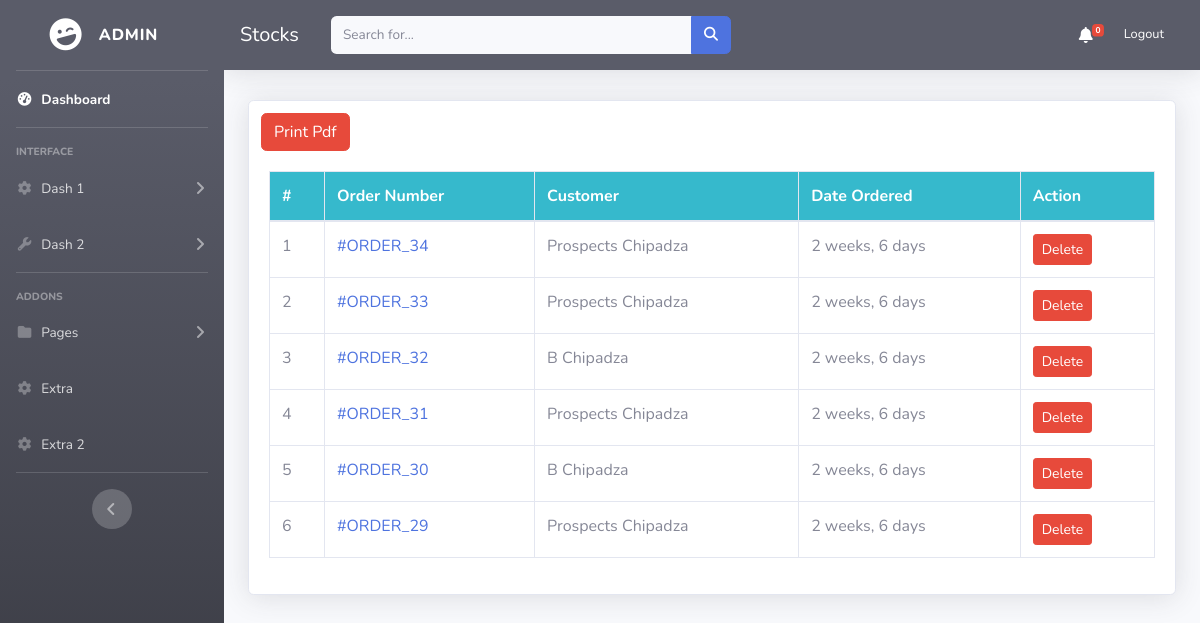
/admin_dash/ (signed in), run on an earlier commit of the app's database.
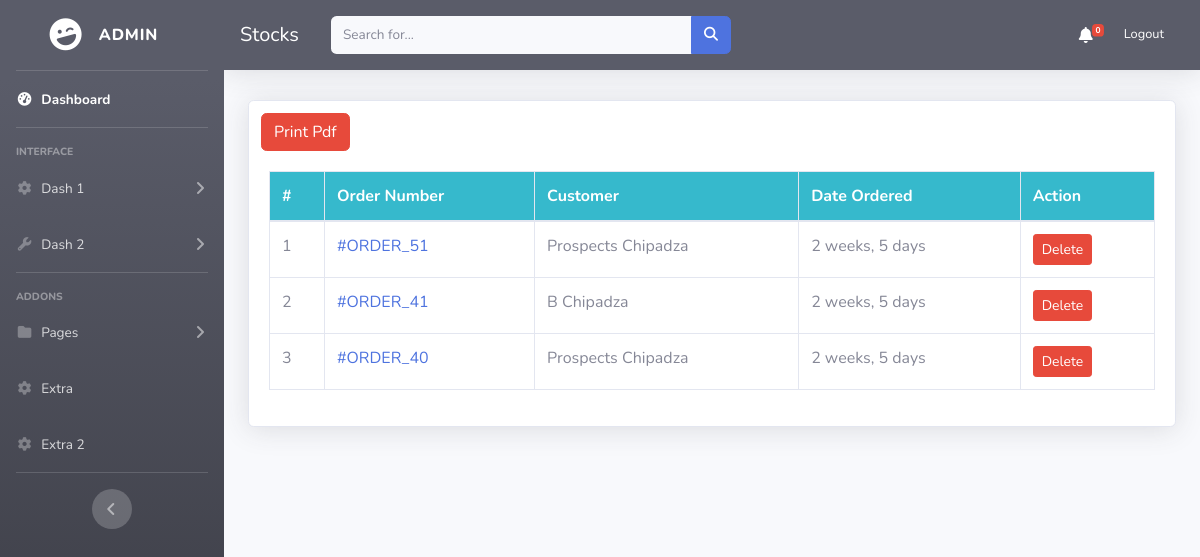
And on a later commit of the database.
### dashboard/models.py (models this page shows, shortened)
class Order(models.Model):
    user = models.ForeignKey(Customer, on_delete=models.CASCADE, null=True, blank=True)
    first_name =models.CharField(max_length=255,null=True,blank=True)
    last_name = models.CharField(max_length=255,blank=True, null=True)
    email = models.EmailField(max_length=255,null=True, blank=True)
    phone = models.CharField(max_length=255,blank=True, null=True)
    address = models.CharField(max_length=255,null=True,blank=True)
    paid_amount = models.DecimalField(null=True,blank=True,max_digits=50,decimal_places=2)
    created_at = models.DateTimeField(auto_now_add=True, null=True,blank=True)
    vendors = models.ManyToManyField(Vendor, related_name="orders", null=True, blank=True)
    payment_method = models.CharField(
        max_length=200, choices=METHOD, default="Cash On Delivery")
    order_status = models.CharField(max_length=50, choices=ORDER_STATUS, null=True,blank=True, default='Order Received')
    class Meta:
        ordering = ['-created_at']

### dashboard/views.py (the view)
# urls.py: path("admin_dash/", AdminOrders.as_view(), name="admin_dash"),
class AdminOrders(TemplateView):
    template_name= 'skeleton/admin_dash.html'
    def get_context_data(self, **kwargs):
        context = super().get_context_data(**kwargs)
        vendor = self.request.user.vendor
        context["orders"] = vendor.orders.all()
        return context

### dashboard/context_processors.py (called while the page is built)
def notifications(request):
    allnotifications = BroadcastNotification.objects.all()
    return {'notifications': allnotifications}

def cart(request):
    return {'cart': Cart(request)}

### templates/skeleton/admin_dash.html (shortened to what this page needs)
{% extends 'body/base.html' %}
{% block content %}
<div class="container-fluid">
    <div class="card shadow mb-4" style='margin-top:30px;'>
        <div class='col-md-2'>
            <a class='btn btn-danger' href='{% url 'pdf_file' %}'>Print Pdf</a>
        </div>
        <div class="card-body">
            <div class="table-responsive">
                <table class="table table-bordered" id="dataTable" width="100%" cellspacing="0">
                    <thead class='bg-info'>
                        <tr class="text-white">
                            <th scope="col">#</th>
                            <th scope="col">Order Number</th>
                            <th scope="col">Customer</th>
                            <th scope="col">Date Ordered</th>
                            <th scope="col">Action</th>
                        </tr>
                    </thead>
                    <tbody>
            {% if orders %}
            {% for order in orders %}
                    <tr>
                        <td>{{forloop.counter}}</td>
                        <td><a href="{% url 's_order_detail' order.id %}">#ORDER_{{order.id}}</a></td>
                        <td>{{order.first_name }} {{order.last_name}}</td>
                        <td>{{order.created_at|timesince }}</td>
                        <td>
                            <a class="btn btn-danger btn-sm" href="{% url 'delete-order' order.id %}">Delete</a>
                        </td>
                    </tr>
            {% endfor %}
            {% endif %}
                    </tbody>
                </table>
            </div>
        </div>
    </div>
</div>
{% endblock  %}

### templates/body/base.html (shortened to what this page needs)
{% load static %}
<!DOCTYPE html>
<html lang="en">
  <head>
    <link rel="stylesheet" href="{% static '/sb-admin-2.min.css' %}">
    <link rel="stylesheet" href="{% static '/style.css' %}">
  </head>
  <body id='top'>
    <div id='wrapper'>
      {% if user.vendor %}
      {% include 'body/navbar.html' %}
      {% endif %}
      <div id='content-wrapper' class='d-flex flex-column'>
        <div id='content'>
          {% include 'body/header.html' %}
          {% block content %}{% endblock content %}
        </div>
      </div>
    </div>
  </body>
</html>

### templates/body/navbar.html (shortened to what this page needs)
<ul class="navbar-nav bg-gradient-dark sidebar sidebar-dark accordion" id="accordionSidebar">
    <a class="sidebar-brand d-flex align-items-center justify-content-center" href="{% url 'index' %}">
        <div class="sidebar-brand-icon rotate-n-15">
            <i class="fas fa-laugh-wink"></i>
        </div>
        <div class="sidebar-brand-text mx-3">Admin</div>
    </a>
    <hr class="sidebar-divider my-0">
    <li class="nav-item active">
        <a class="nav-link" href="#">
            <i class="fas fa-fw fa-tachometer-alt"></i>
            <span>Dashboard</span></a>
    </li>
    <hr class="sidebar-divider">
    <div class="sidebar-heading">
        Interface
    </div>
    <li class="nav-item">
        <a class="nav-link collapsed" href="#" data-toggle="collapse" data-target="#collapseTwo"
            aria-expanded="true" aria-controls="collapseTwo">
            <i class="fas fa-fw fa-cog"></i>
            <span>Dash 1</span>
        </a>
    </li>
    <li class="nav-item">
        <a class="nav-link collapsed" href="#" data-toggle="collapse" data-target="#collapseUtilities"
            aria-expanded="true" aria-controls="collapseUtilities">
            <i class="fas fa-fw fa-wrench"></i>
            <span>Dash 2</span>
        </a>
    </li>
    <hr class="sidebar-divider">
    <div class="sidebar-heading">
        Addons
    </div>
    <li class="nav-item">
        <a class="nav-link collapsed" href="#" data-toggle="collapse" data-target="#collapsePages"
            aria-expanded="true" aria-controls="collapsePages">
            <i class="fas fa-fw fa-folder"></i>
            <span>Pages</span>
        </a>
    </li>
    <li class="nav-item">
        <a class="nav-link" href="#">
            <i class="fas fa-fw fa-cog"></i>
            <span>Extra</span></a>
    </li>
    <li class="nav-item">
        <a class="nav-link" href="#">
            <i class="fas fa-fw fa-cog"></i>
            <span>Extra 2</span></a>
    </li>
    <hr class="sidebar-divider d-none d-md-block">
    <div class="text-center d-none d-md-inline">
        <button class="rounded-circle border-0" id="sidebarToggle"></button>
    </div>
</ul>

### templates/body/header.html (shortened to what this page needs)
{% load crispy_forms_tags %}
<header class='topbar' data-navbarbg='skin5'>
<nav class="navbar navbar-expand navbar-dark bg-dark topbar mb-4 static-top shadow">
    {% if user.is_authenticated %}
    <a class="navbar-brand text-white" href="{% url 'index' %}">Stocks</a>
    {% else %}
    <a class="navbar-brand text-white" href="{% url 'login' %}">Stocks</a>
    {% endif %}
    <form
        class="d-none d-sm-inline-block form-inline mr-auto ml-md-3 my-2 my-md-0 mw-100 navbar-search">
        <div class="input-group">
            <input type="text" class="form-control bg-light border-0 small" placeholder="Search for..."
                aria-label="Search" aria-describedby="basic-addon2">
            <div class="input-group-append">
                <button class="btn btn-primary" type="button">
                    <i class="fas fa-search fa-sm"></i>
                </button>
            </div>
        </div>
    </form>
    <ul class="navbar-nav ml-auto">
        <li class="nav-item dropdown no-arrow mx-1">
            <a class="nav-link dropdown-toggle text-white" href="#" id="alertsDropdown" role="button"
                data-toggle="dropdown" aria-haspopup="true" aria-expanded="false" id='navbarDropdown'>
                <i class="fas fa-bell fa-fw"></i>
                <span class="badge badge-danger badge-counter" id='notification-badge'>0</span>
            </a>
        </li>
        {% if request.user.vendor %}
        <li class="nav-item  no-arrow">
            <a class="nav-link text-white" href="{% url 'logout' %}"  role="button" aria-haspopup="true" aria-expanded="false">
                <span class="mr-2 d-none d-lg-inline text-white small">Logout</span>
            </a>
        </li>
        {% endif %}
    </ul>
</nav>
</header>

What changed in the data, as far as the page shows it:
removed Order: id "34", first_name "Prospects", last_name "Chipadza", created_at "2 weeks, 6 days"
removed Order: id "33", first_name "Prospects", last_name "Chipadza", created_at "2 weeks, 6 days"
removed Order: id "32", first_name "B", last_name "Chipadza", created_at "2 weeks, 6 days"
removed Order: id "31", first_name "Prospects", last_name "Chipadza", created_at "2 weeks, 6 days"
removed Order: id "30", first_name "B", last_name "Chipadza", created_at "2 weeks, 6 days"
removed Order: id "29", first_name "Prospects", last_name "Chipadza", created_at "2 weeks, 6 days"
added Order: id "51", first_name "Prospects", last_name "Chipadza", created_at "2 weeks, 5 days"
added Order: id "41", first_name "B", last_name "Chipadza", created_at "2 weeks, 5 days"
added Order: id "40", first_name "Prospects", last_name "Chipadza", created_at "2 weeks, 5 days"
